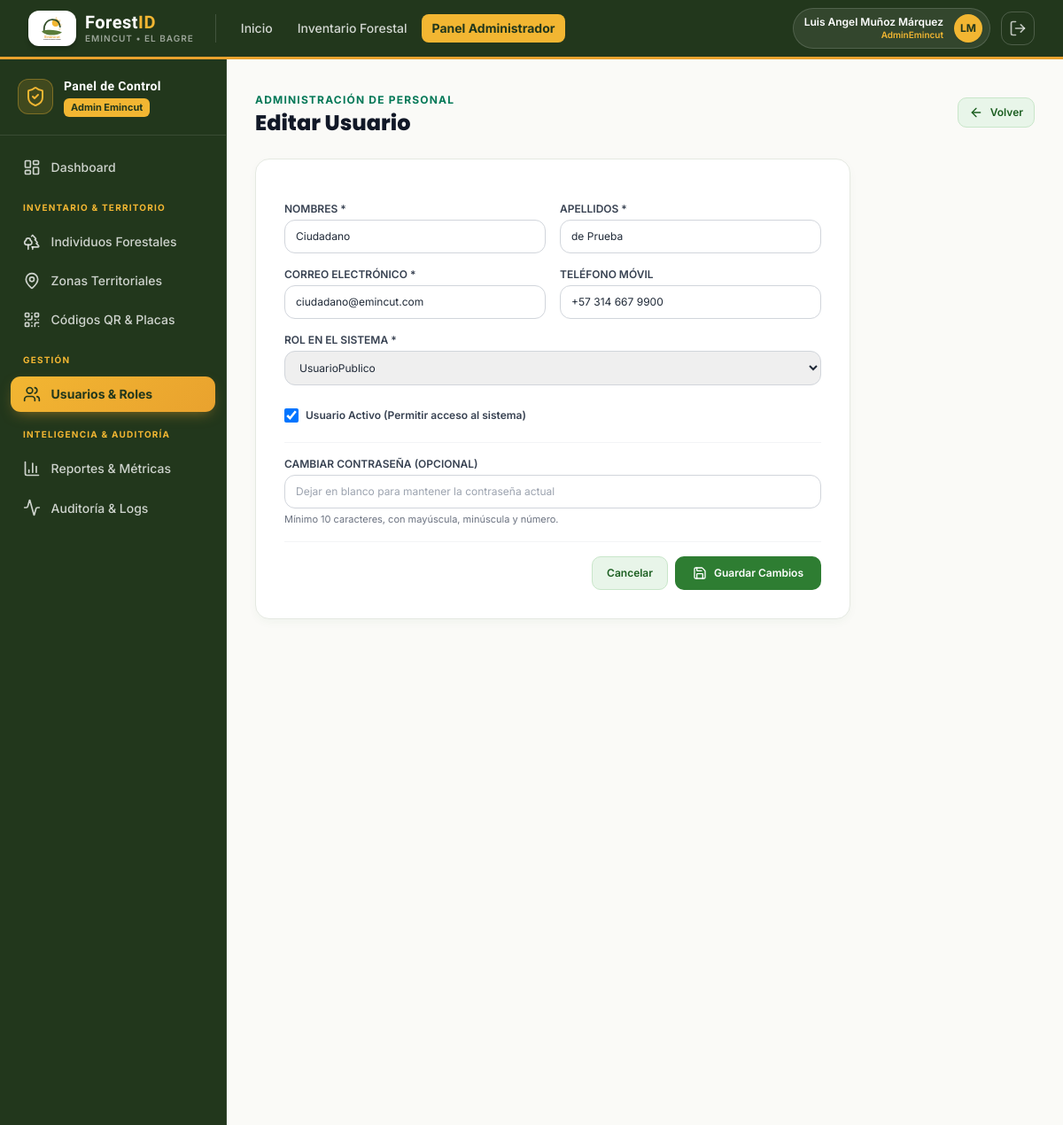
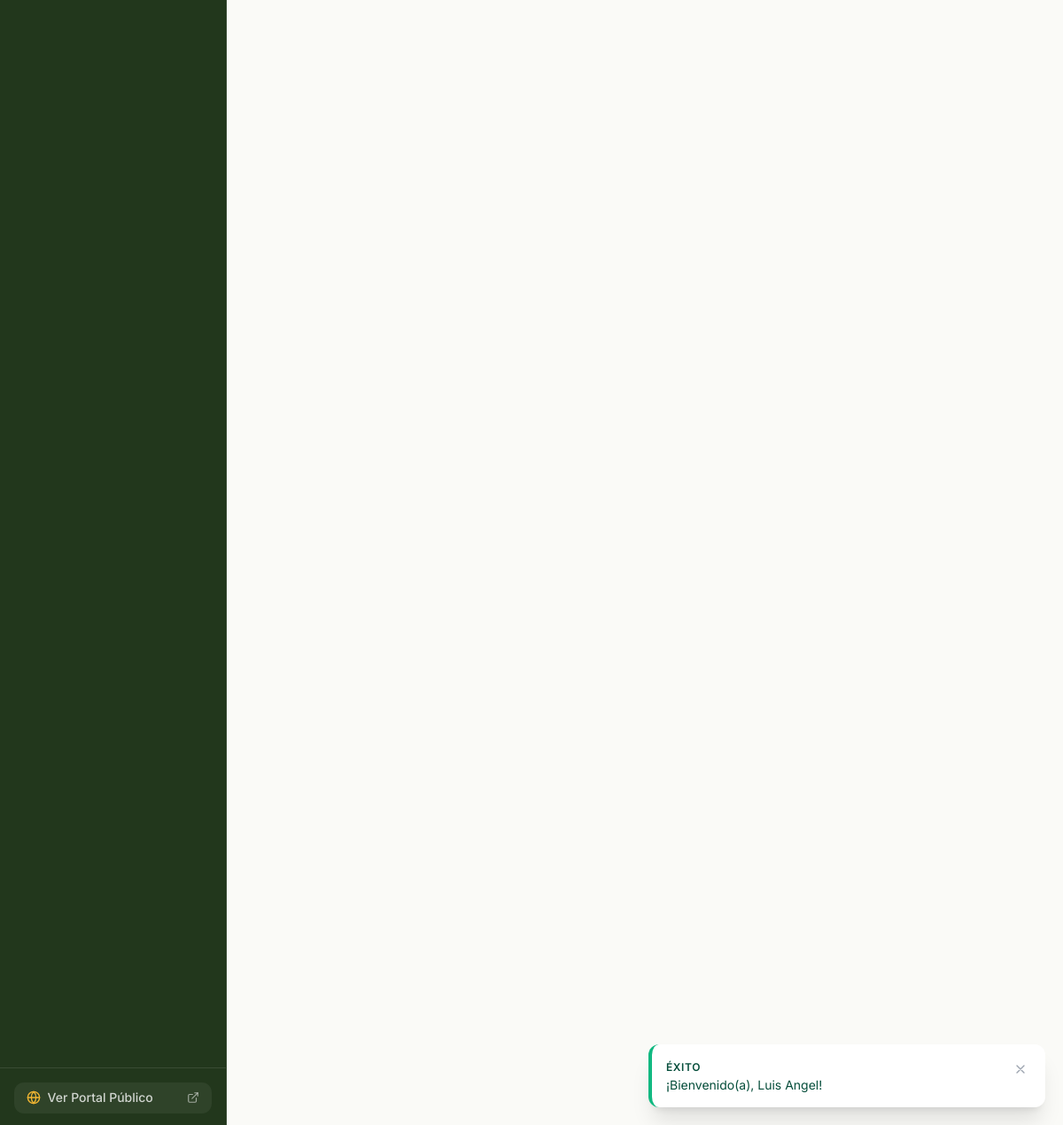
Page /admin/usuarios/editar.php?id=33333333-3333-3333-3333-333333333303 (signed in) on the committed database (2 pictures, top to bottom).
### tables this page shows
CREATE TABLE `roles` (
    `id_rol` CHAR(36) NOT NULL DEFAULT (UUID()),
    `nombre_rol` VARCHAR(50) NOT NULL UNIQUE,
    `descripcion` VARCHAR(255) NULL,
    `fecha_creacion` DATETIME NOT NULL DEFAULT CURRENT_TIMESTAMP,
    PRIMARY KEY (`id_rol`)
);

CREATE TABLE `usuarios` (
    `id_usuario` CHAR(36) NOT NULL DEFAULT (UUID()),
    `id_rol` CHAR(36) NOT NULL,
    `nombres` VARCHAR(100) NOT NULL,
    `apellidos` VARCHAR(100) NOT NULL,
    `correo` VARCHAR(150) NOT NULL UNIQUE,
    `password_hash` VARCHAR(255) NOT NULL,
    `telefono` VARCHAR(20) NULL,
    `estado` TINYINT(1) NOT NULL DEFAULT 1 COMMENT '1: Activo, 0: Inactivo',
    `ultimo_acceso` DATETIME NULL,
    `fecha_creacion` DATETIME NOT NULL DEFAULT CURRENT_TIMESTAMP,
    PRIMARY KEY (`id_usuario`),
    CONSTRAINT `fk_usuarios_roles` FOREIGN KEY (`id_rol`) REFERENCES `roles` (`id_rol`) ON UPDATE CASCADE ON DELETE RESTRICT,
    INDEX `idx_usuarios_correo` (`correo`),
    INDEX `idx_usuarios_rol` (`id_rol`)
);

### includes/auth_check.php (called while the page is built, shortened)
<?php
require_once __DIR__ . '/funciones.php';
function esta_autenticado(): bool {
    $ahora  = time();
    $ultima = (int)($_SESSION['ultima_actividad'] ?? $ahora);
    return true;
}
function obtener_usuario_actual(): ?array {
    return $_SESSION['usuario'] ?? null;
}
function obtener_rol_actual(): ?string {
    return $_SESSION['usuario']['nombre_rol'] ?? null;
}
function es_admin(): bool {
    return obtener_rol_actual() === 'AdminEmincut';
}

### admin/usuarios/editar.php (the view, shortened to what this page needs)
<?php
require_once __DIR__ . '/../../includes/funciones.php';
require_once __DIR__ . '/../../includes/auth_check.php';
$id = $_GET['id'] ?? '';
$pdo = getDBConnection();
$stmt = $pdo->prepare("SELECT * FROM `usuarios` WHERE `id_usuario` = :id");
$stmt->execute([':id' => $id]);
$usuario = $stmt->fetch();
$roles = $pdo->query("SELECT id_rol, nombre_rol, descripcion FROM `roles` ORDER BY nombre_rol ASC")->fetchAll();
require_once __DIR__ . '/../../includes/header.php';
require_once __DIR__ . '/../../includes/navbar.php';
?>
<div class="flex-1 flex flex-col md:flex-row">
    <?php require_once __DIR__ . '/../../includes/sidebar_admin.php'; ?>
    <main class="flex-1 p-6 sm:p-8 space-y-6 overflow-y-auto">
        <div class="flex items-center justify-between">
            <div>
                <span class="text-xs font-bold text-emerald-700 uppercase tracking-widest">Administración de Personal</span>
                <h1 class="font-heading font-extrabold text-2xl text-gray-900">Editar Usuario</h1>
            </div>
            <a href="<?= BASE_URL ?>admin/usuarios/index.php" class="btn-forest-secondary text-xs py-2 px-3">
                <i data-lucide="arrow-left" class="w-4 h-4"></i> Volver
            </a>
        </div>
        <div class="forest-card p-6 sm:p-8 max-w-2xl">
            <form method="POST" action="editar.php?id=<?= urlencode($id) ?>" class="space-y-4">
                <div class="grid grid-cols-1 sm:grid-cols-2 gap-4">
                    <div>
                        <label for="nombres" class="block text-xs font-semibold text-gray-700 uppercase mb-1">Nombres *</label>
                        <input type="text" name="nombres" id="nombres" required value="<?= htmlspecialchars($usuario['nombres']) ?>" class="w-full py-2.5 px-3 border border-gray-300 rounded-xl text-xs focus:ring-2 focus:ring-emerald-600 outline-none">
                    </div>
                    <div>
                        <label for="apellidos" class="block text-xs font-semibold text-gray-700 uppercase mb-1">Apellidos *</label>
                        <input type="text" name="apellidos" id="apellidos" required value="<?= htmlspecialchars($usuario['apellidos']) ?>" class="w-full py-2.5 px-3 border border-gray-300 rounded-xl text-xs focus:ring-2 focus:ring-emerald-600 outline-none">
                    </div>
                </div>
                <div class="grid grid-cols-1 sm:grid-cols-2 gap-4">
                    <div>
                        <label for="correo" class="block text-xs font-semibold text-gray-700 uppercase mb-1">Correo Electrónico *</label>
                        <input type="email" name="correo" id="correo" required value="<?= htmlspecialchars($usuario['correo']) ?>" class="w-full py-2.5 px-3 border border-gray-300 rounded-xl text-xs focus:ring-2 focus:ring-emerald-600 outline-none">
                    </div>
                    <div>
                        <label for="telefono" class="block text-xs font-semibold text-gray-700 uppercase mb-1">Teléfono Móvil</label>
                        <input type="text" name="telefono" id="telefono" value="<?= htmlspecialchars($usuario['telefono'] ?? '') ?>" class="w-full py-2.5 px-3 border border-gray-300 rounded-xl text-xs focus:ring-2 focus:ring-emerald-600 outline-none">
                    </div>
                </div>
                <div>
                    <label for="id_rol" class="block text-xs font-semibold text-gray-700 uppercase mb-1">Rol en el Sistema *</label>
                    <select name="id_rol" id="id_rol" required class="w-full py-2.5 px-3 border border-gray-300 rounded-xl text-xs focus:ring-2 focus:ring-emerald-600 outline-none">
                        <?php foreach ($roles as $r): ?>
                            <option value="<?= $r['id_rol'] ?>" <?= ($usuario['id_rol'] === $r['id_rol']) ? 'selected' : '' ?>>
                                <?= htmlspecialchars($r['nombre_rol']) ?>
                            </option>
                        <?php endforeach; ?>
                    </select>
                </div>
                <div class="pt-2">
                    <label class="inline-flex items-center gap-2 cursor-pointer">
                        <input type="checkbox" name="estado" value="1" <?= ($usuario['estado'] == 1) ? 'checked' : '' ?> class="rounded text-emerald-600 focus:ring-emerald-500 w-4 h-4">
                        <span class="text-xs font-semibold text-gray-700">Usuario Activo (Permitir acceso al sistema)</span>
                    </label>
                </div>
                <div class="pt-4 border-t border-gray-100 space-y-1">
                    <label for="password_nueva" class="block text-xs font-semibold text-gray-700 uppercase">Cambiar Contraseña (Opcional)</label>
                    <input type="password" name="password_nueva" id="password_nueva" minlength="10" placeholder="Dejar en blanco para mantener la contraseña actual" class="w-full py-2.5 px-3 border border-gray-300 rounded-xl text-xs focus:ring-2 focus:ring-emerald-600 outline-none">
                    <p class="text-[11px] mt-1.5 text-gray-500">Mínimo 10 caracteres, con mayúscula, minúscula y número.</p>
                </div>
                <div class="pt-4 border-t border-gray-100 flex justify-end gap-2">
                    <a href="<?= BASE_URL ?>admin/usuarios/index.php" class="btn-forest-secondary text-xs py-2.5 px-4">Cancelar</a>
                    <button type="submit" class="btn-forest-primary text-xs py-2.5 px-5">
                        <i data-lucide="save" class="w-4 h-4"></i> Guardar Cambios
                    </button>
                </div>
            </form>
        </div>
    </main>
</div>
<?php require_once __DIR__ . '/../../includes/footer.php'; ?>

### includes/navbar.php (shortened to what this page needs)
<?php
require_once __DIR__ . '/auth_check.php';
$usuario_actual = obtener_usuario_actual();
$es_autenticado = esta_autenticado();
?>
<header class="emi-navbar sticky top-0 z-40">
    <div class="max-w-7xl mx-auto px-4 sm:px-6 lg:px-8">
        <div class="flex justify-between h-16 items-center">
            <div class="flex items-center gap-6">
                <a href="<?= BASE_URL ?>" class="flex items-center gap-2.5 group">
                    <span class="bg-white rounded-xl p-1.5 shadow-md shadow-black/20 group-hover:scale-105 transition-transform block w-[54px] h-[40px] flex items-center justify-center">
                        <img src="<?= BASE_URL ?>assets/img/logo_emincut_oficial.svg" alt="Emincut" class="w-full h-full object-contain">
                    </span>
                    <div class="flex flex-col">
                        <span class="emi-display font-bold text-xl tracking-wide text-white leading-tight">
                            Forest<span style="color:var(--emi-amarillo)">ID</span>
                        </span>
                        <span class="text-[10px] font-semibold uppercase tracking-widest -mt-0.5" style="color:rgba(255,255,255,.55)">
                            Emincut • El Bagre
                        </span>
                    </div>
                </a>
                <nav class="hidden md:flex items-center gap-1 pl-4 border-l" style="border-color:rgba(255,255,255,.15)">
                    <a href="<?= BASE_URL ?>publico/index.php" class="px-3 py-1.5 text-sm font-medium rounded-lg text-white/80 hover:text-white hover:bg-white/10 transition-colors">
                        Inicio
                    </a>
                    <a href="<?= BASE_URL ?>publico/buscar.php" class="px-3 py-1.5 text-sm font-medium rounded-lg text-white/80 hover:text-white hover:bg-white/10 transition-colors">
                        Inventario Forestal
                    </a>
                    <?php if ($es_autenticado && es_admin()): ?>
                        <a href="<?= BASE_URL ?>admin/dashboard.php" class="px-3 py-1.5 text-sm font-bold rounded-lg transition-colors" style="background:var(--emi-amarillo); color:var(--emi-verde-noche)">
                            Panel Administrador
                        </a>
                    <?php elseif ($es_autenticado && es_operario()): ?>
                        <a href="<?= BASE_URL ?>operario/dashboard.php" class="px-3 py-1.5 text-sm font-bold rounded-lg transition-colors" style="background:var(--emi-amarillo); color:var(--emi-verde-noche)">
                            Panel Operario
                        </a>
                    <?php endif; ?>
                </nav>
            </div>
            <div class="flex items-center gap-3">
                <?php if ($es_autenticado): ?>
                    <div class="hidden sm:flex items-center gap-3 pl-3 pr-2 py-1.5 rounded-full border" style="background:rgba(255,255,255,.08); border-color:rgba(255,255,255,.15)">
                        <div class="flex flex-col text-right">
                            <span class="text-xs font-semibold text-white leading-tight">
                                <?= htmlspecialchars($usuario_actual['nombres'] . ' ' . $usuario_actual['apellidos']) ?>
                            </span>
                            <span class="text-[10px] font-semibold" style="color:var(--emi-amarillo)">
                                <?= htmlspecialchars($usuario_actual['nombre_rol']) ?>
                            </span>
                        </div>
                        <div class="w-8 h-8 rounded-full flex items-center justify-center text-xs font-bold shadow-sm" style="background:var(--emi-amarillo); color:var(--emi-verde-noche)">
                            <?= htmlspecialchars(strtoupper(substr($usuario_actual['nombres'], 0, 1) . substr($usuario_actual['apellidos'], 0, 1))) ?>
                        </div>
                    </div>
                    <form method="POST" action="<?= BASE_URL ?>auth/logout.php" class="inline-flex">
                        <button type="submit" title="Cerrar Sesión" class="p-2 rounded-xl transition-colors border" style="color:rgba(255,255,255,.7); border-color:rgba(255,255,255,.2)">
                            <i data-lucide="log-out" class="w-5 h-5"></i>
                        </button>
                    </form>
                <?php endif; ?>
            </div>
        </div>
    </div>
</header>

### assets/css/custom.css (style rules this page uses)
:root { --color-primary-dark: #1B5E20; --color-primary: #2E7D32; --color-primary-light: #4CAF50; --color-surface-soft: #E8F5E9; --color-surface-bg: #FAFAF7; --color-earth: #6D4C41; --color-text-main: #1F2937; }
body { background-color: var(--color-surface-bg); color: var(--color-text-main); font-family: 'Inter', -apple-system, BlinkMacSystemFont, "Segoe UI", Roboto, sans-serif; -webkit-font-smoothing: antialiased; }
h1, h2, h3, h4, h5, h6, .font-heading { font-family: 'Poppins', 'Inter', sans-serif; }
.forest-card { background: #FFFFFF; border: 1px solid #E5E9E2; border-radius: 1rem; box-shadow: 0 4px 12px -2px rgba(27, 94, 32, 0.05); transition: all 0.2s cubic-bezier(0.4, 0, 0.2, 1); }
.btn-forest-primary { background-color: #2E7D32; color: #FFFFFF; font-weight: 600; padding: 0.625rem 1.25rem; border-radius: 0.625rem; display: inline-flex; align-items: center; justify-content: center; gap: 0.5rem; transition: all 0.15s ease-in-out; }
.btn-forest-secondary { background-color: #E8F5E9; color: #1B5E20; font-weight: 600; padding: 0.625rem 1.25rem; border-radius: 0.625rem; display: inline-flex; align-items: center; justify-content: center; gap: 0.5rem; border: 1px solid #C8E6C9; transition: all 0.15s ease-in-out; }

### assets/css/emincut.css (style rules this page uses)
:root { --emi-verde: #5B7C3A; --emi-verde-claro: #7A9B54; --emi-verde-suave: #EDF2E5; --emi-verde-oscuro: #35502B; --emi-verde-noche: #22371C; --emi-ambar: #E9A22E; --emi-amarillo: #F2B632; --emi-amarillo-suave:#FBEFD4; --emi-blanco: #FFFFFF; --emi-hueso: #FBFAF6; --emi-tinta: #23291F; --emi-tinta-suave: #5C6455; }
.emi-display { font-family: 'Chakra Petch', 'Trebuchet MS', sans-serif; }
.emi-navbar { background-color: var(--emi-verde-noche); border-bottom: 3px solid var(--emi-ambar); }

### rows in the picture
roles: nombre_rol "AdminEmincut"
usuarios: nombres "Ciudadano", apellidos "de Prueba", correo "ciudadano@emincut.com", telefono "+57 314 667 9900", id_rol "UsuarioPublico", estado "☑"

### other values in the picture
$cfg['badge'] "ÉXITO"
$mensaje "¡Bienvenido(a), Luis Angel!"
$usuario_actual['nombres'] . ' ' . $usuario_actual['apellidos'] "Luis Angel Muñoz Márquez"
